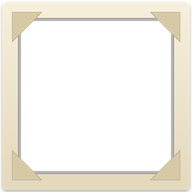
#> input picture godot/assets/ui/casebook_photo_frame.png, 192 x 192 px
$ python look_metrics.py ../assets/ui/casebook_photo_frame.png
#> lines starting #> are read from the running program, lines starting #| are printed output that depends on the picture
"""Measure screenshots so a change in look becomes a number. Usage:
  python tools/look_metrics.py a.png [b.png]      one image: stats. Two images: stats and how much they differ.
Stats: mean luma, luma spread, shadows/highlights clipped %, mean saturation, edge sharpness, noise estimate, colour cast (R-B).
A stage that should not change the picture must show a difference under 2 grey levels (mean abs diff) vs its golden image.
"""
import sys
import numpy as np
from PIL import Image

def stats(path):
#> called with path = '../assets/ui/casebook_photo_frame.png'
    im = Image.open(path).convert("RGB").resize((640, 360))
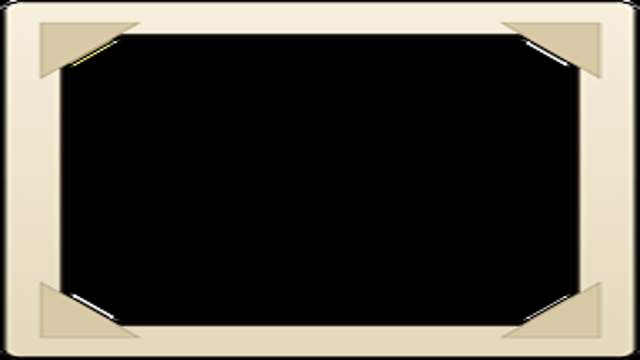
#> im: PIL image 640x360 RGB; mean R, G, B 77, 73.7, 65.3
    a = np.asarray(im).astype(float)
    l = 0.299 * a[..., 0] + 0.587 * a[..., 1] + 0.114 * a[..., 2]
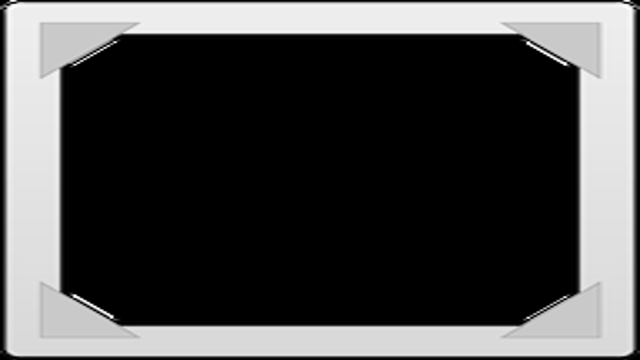
#> l: shape (360, 640) float64; min 0, max 255, mean 73.7
    mx = a.max(axis=2); mn = a.min(axis=2)
#> after `mn = a.min(axis=2)`:
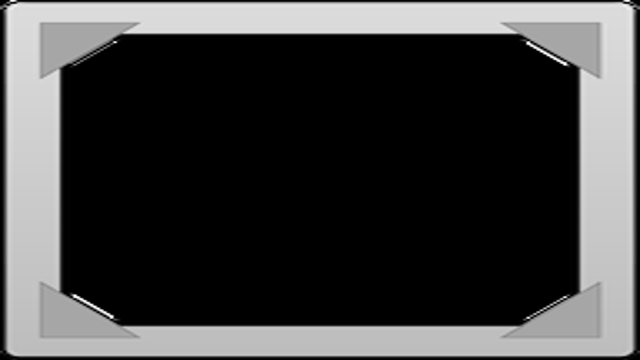
#> mn: shape (360, 640) float64; min 0, max 255, mean 65.3
    sat = np.where(mx > 0, (mx - mn) / np.maximum(mx, 1), 0).mean()
#> sat = 0.0633
    gx = np.abs(np.diff(l, axis=1)).mean(); gy = np.abs(np.diff(l, axis=0)).mean()
#> after `gx = np.abs(np.diff(l, axis=1)).mean()`: gx = 1.64
#> after `gy = np.abs(np.diff(l, axis=0)).mean()`: gy = 2.88
    blur = l.copy(); blur[1:-1, 1:-1] = (l[:-2, 1:-1] + l[2:, 1:-1] + l[1:-1, :-2] + l[1:-1, 2:]) / 4
    noise = np.abs(l - blur)[2:-2, 2:-2].mean()
#> noise = 0.767
    return {
        "mean_luma": round(l.mean(), 1), "spread": round(l.std(), 1),
        "clip_black_%": round((l < 5).mean() * 100, 2), "clip_white_%": round((l > 250).mean() * 100, 2),
        "saturation": round(sat, 3), "edge_sharpness": round((gx + gy) / 2, 2), "noise": round(noise, 2),
        "cast_R-B": round(a[..., 0].mean() - a[..., 2].mean(), 1),
    }

if __name__ == "__main__":
    p = sys.argv[1:]
    for f in p: print(f, stats(f))
    if len(p) == 2:
        a = np.asarray(Image.open(p[0]).convert("RGB").resize((640, 360))).astype(float)
        b = np.asarray(Image.open(p[1]).convert("RGB").resize((640, 360))).astype(float)
        print("mean abs difference (0..255):", round(np.abs(a - b).mean(), 2))

$ run again, on godot/assets/ui/casebook_timeline_node_done.png
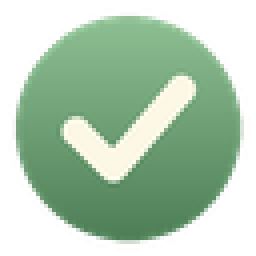
#> input picture godot/assets/ui/casebook_timeline_node_done.png, 64 x 64 px (shown 4 times larger)
#> in stats, `mx = a.max(axis=2)`:
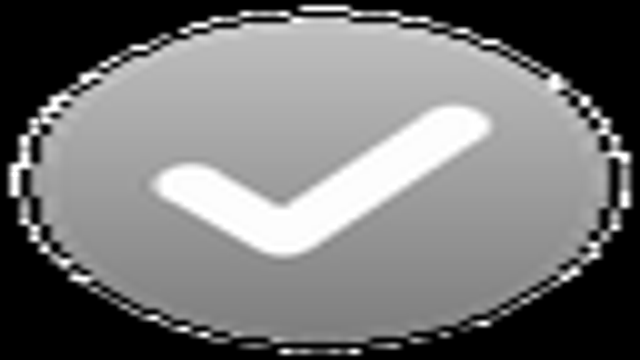
#> mx: shape (360, 640) float64; min 0, max 255, mean 116.7
#> in stats, `mn = a.min(axis=2)`:
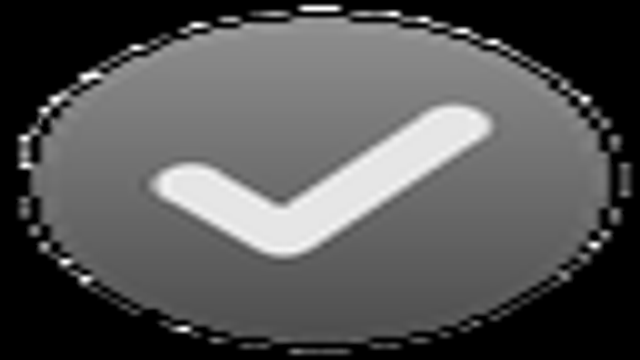
#> mn: shape (360, 640) float64; min 0, max 255, mean 84
#> sat = 0.225
#> gx = 1.51
#> gy = 2.8
#> noise = 0.422
